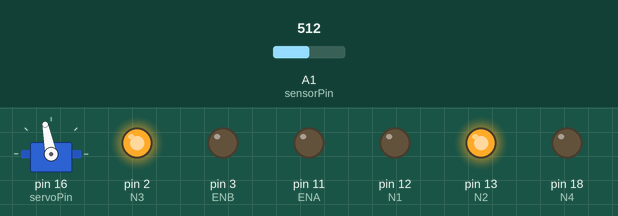
This sketch was run on a simulated Arduino Uno, built with avr-gcc and run on an emulated ATmega328P. Parts: servo, output pins drawn as LEDs (lit = HIGH). Inputs (shaded band) come from the test bench; at power-on: A1 (sensorPin) = 512. What the sketch prints to the serial monitor is not drawn.

Above: at 1.2 s.
1.3 s: A1 (sensorPin) set to 306
At 1.7 s:
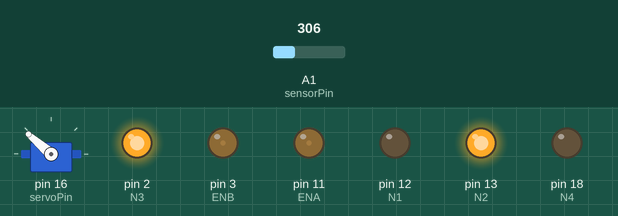
4.3 s: A1 (sensorPin) set to 170
At 4.5 s:
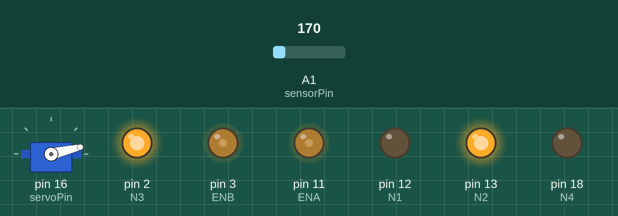
7.3 s: A1 (sensorPin) set to 190
At 8.24 s:
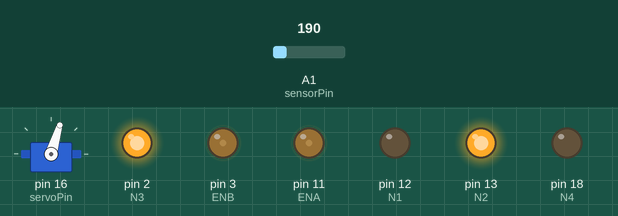
10.3 s: A1 (sensorPin) set to 173
At 10.74 s:
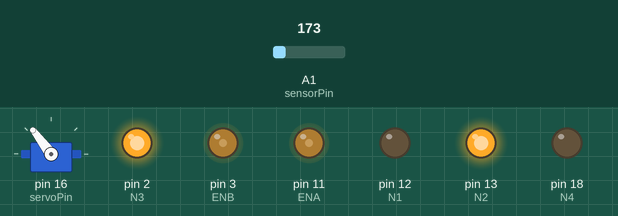
Timing chart, 0 to 17.3 s (numbered marks = the images above; inputs shaded):
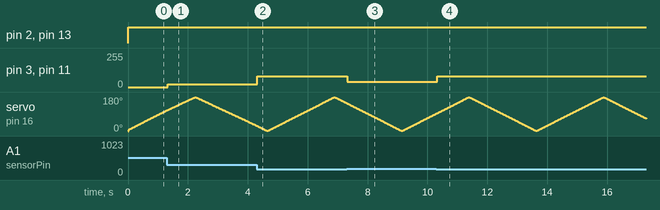

The sketch:

smartCar.ino
```cpp
#include <Servo.h>
Servo myservo;  // create servo object to control a servo
#define servoPin 16
#define sensorPin 15
#define ENA    11
#define N1     12
#define N2     13
#define ENB     3
#define N3      2
#define N4      18
byte geschwindigkeit;                        // Die aktuelle Geschwindigkeit
byte korrekturBewegungProzent;               // Stärke der Korrektur in Prozent
bool korrekturBewegungRichtung;              // true = links, false = rechts
bool sensorikRichtung = true;                // Momentane Drehrichtung des Servos, true = links, false = rechts
byte sensorikPosition = 0;                   // Sensor-Position, 0 = rechts, 180 = links
unsigned long sensorikVerzoegerung;          // Verzögerung für Schwenkung und Messung der Sensorik

float sensorWert;                            // Momentaner Sensor-Wert
float refSpannung = 4.96;                    // Korrektur für Sensor von 2A
const float sensorMin = 512;                 // Sensor-Wert bei freiem Feld
const float sensorMax = 2048;                // Gewünschter Maximalwert des Sensors

void setup() {
  Serial.begin(9600);         /* DEV */

  myservo.attach(servoPin);
  myservo.write(sensorikPosition);

  pinMode(sensorPin, INPUT);
  pinMode(ENA, OUTPUT);
  pinMode(N1, OUTPUT);
  pinMode(N2, OUTPUT);
  pinMode(N3, OUTPUT);
  pinMode(N4, OUTPUT);

  pinMode(ENA, OUTPUT);
}

void loop() {
  // put your main code here, to run repeatedly:
  gehirn();
  analogWrite(ENA, geschwindigkeit);        /* DEV */
  analogWrite(ENB, geschwindigkeit);        /* DEV */
  digitalWrite(N1, LOW);                    /* DEV */
  digitalWrite (N2, HIGH);                  /* DEV */
  digitalWrite (N3, HIGH);                  /* DEV */
  digitalWrite (N4, LOW);                   /* DEV */

}

//  Sensorik-Routine
//  ----------------

void sensorikInfrarot() {
  if (sensorikVerzoegerung < millis()) {  // Verzögerung für Schwenkung und Messung
    if (sensorikRichtung) {               //
      sensorikPosition++;
    }
    else {
      sensorikPosition--;
    }
    myservo.write(sensorikPosition);
    if (sensorikPosition >= 180 || sensorikPosition <= 0) {
        sensorikRichtung = !sensorikRichtung;
    }
    sensorikVerzoegerung = millis()+5;    // 5ms Verzögerung für Servo
    sensorWert = analogRead(sensorPin)*refSpannung;
    Serial.println(sensorWert);               /* DEV */
    Serial.println(geschwindigkeit);          /* DEV */
  }
}


//  Bewegungsfunktionen:
//  --------------------

void bewegungFahrt(bool richtungFahrt) {          // richtungFahrt: geradeaus = true; rückwärts = false, geschwindigkeit in Prozent

}

void bewegungKurve(bool richtungKurve, byte einschlagKurve) {            // richtungKurve: links = true, rechts = false; einschlag gibt die Kurvenstärke in Prozent an

}

void bewegungAntrieb(bool rad, bool drehrichtungAntrieb, byte geschwindigkeitAntrieb) {      // Subroutine - Grundlegender Antrieb eines Rads, rad: links = true, rechts = false; drehrichtungAntrieb: vorwärts = true, rückwärts = false; geschwindigkeitAntrieb in Prozent

}

//  Entscheidungsroutinen:
//  ----------------------

void gehirn() {
  sensorikInfrarot();
  int sensorInt = map(sensorWert, sensorMin, sensorMax, 0, 4);
  switch (sensorInt) {
    case 0:
      geschwindigkeit = 80;
      break;
    case 1:
      geschwindigkeit = 40;
      break;
    case 2:
      geschwindigkeit = 20;
      break;
    case 3:
      geschwindigkeit = 0;
      break;
    default:
      break;
  }
}
```

Measured:
- the behaviour switches between 181 and 180 on A1 (sensorPin) (found by bisection; images 3 and 4)
- after the input at 1.3 s, pin 3 (ENB), pin 11 (ENA): 0/255 → 20/255 at once
- after the input at 4.3 s, pin 3 (ENB), pin 11 (ENA): 20/255 → 80/255 at once
- after the input at 7.3 s, pin 3 (ENB), pin 11 (ENA): 80/255 → 40/255 at once
- after the input at 10.3 s, pin 3 (ENB), pin 11 (ENA): 40/255 → 80/255 at once
